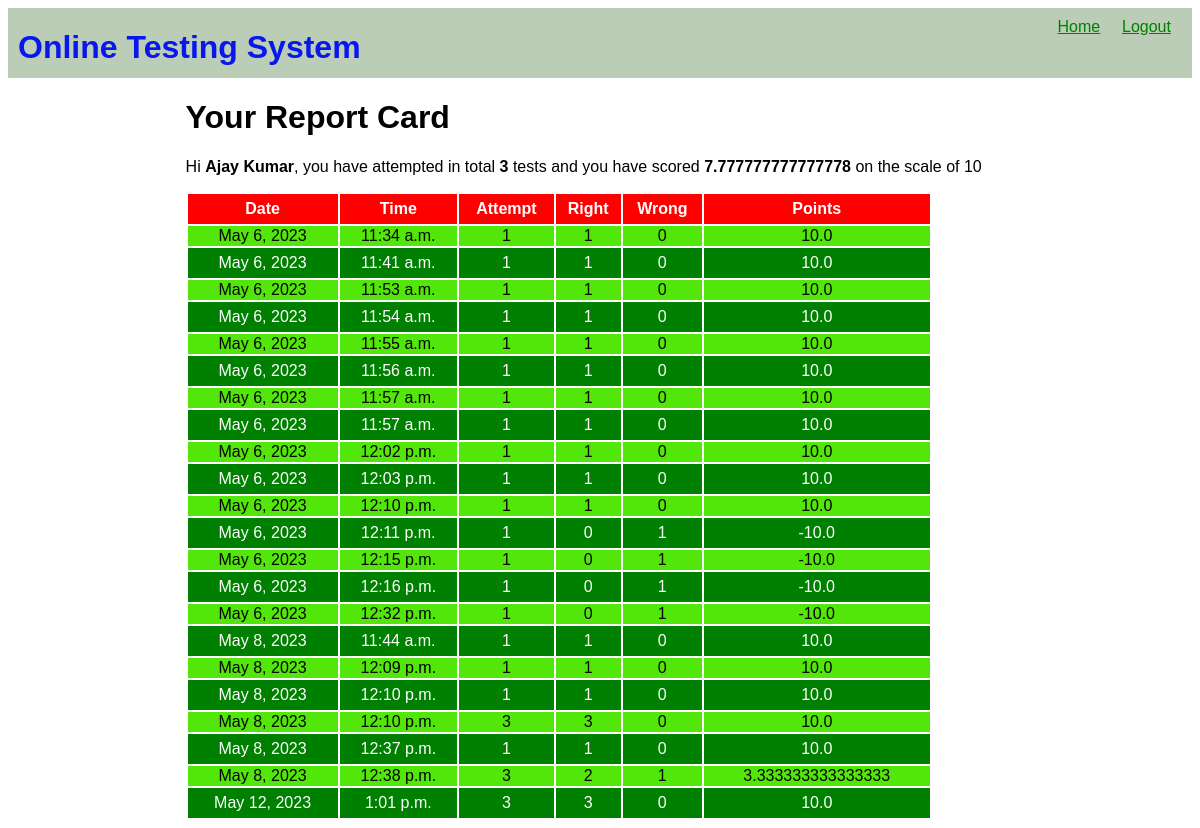
Screenshot of /OTS/test-history (signed in) with the database file from the repository.
### OTS/models.py (models this page shows)
class Candidate(models.Model):
    username= models.CharField(primary_key=True,max_length=20)
    password=models.CharField(null=False,max_length=20)
    name=models.CharField(null=False,max_length=30)
    test_attempted=models.IntegerField(default=0)
    points=models.FloatField(default=0.0)

class Result(models.Model):
    resultid=models.BigAutoField(primary_key=True,auto_created=True)
    username=models.ForeignKey(Candidate,on_delete=models.CASCADE)
    date=models.DateField(auto_now=True)
    time=models.TimeField(auto_now=True)
    attempt=models.IntegerField()
    right=models.IntegerField()
    wrong=models.IntegerField()
    points=models.FloatField()

### OTS/views.py (the view)
# urls.py: path('test-history',testResultHistory,name='testHistory'),
def testResultHistory(request):
    if 'name' not in request.session.keys():
        res=HttpResponseRedirect("login")
    candidate=Candidate.objects.filter(username=request.session['username'])
    results=Result.objects.filter(username_id=candidate[0].username)
    context={'candidate':candidate[0],'results':results}
    res=render(request,'candidate_history.html',context)
    return res

### OTS/templates/candidate_history.html (shortened to what this page needs)
{% extends 'main.html' %}
{% block top %}
<a href="{% url 'OTS:home' %}">Home</a>
<a href="{% url 'OTS:logout' %}">Logout</a>
 {% endblock %}
 {% block content %}
 <h1> Your Report Card</h1>
 <p>Hi <span class="special">{{candidate.name}}</span>,
    you have attempted in total <span class="special">{{candidate.test_attempted}}</span> tests and you have scored <span class="special">{{candidate.points}}</span>
    on the scale of 10</p>
 <table>
    <tr>
        <th>Date</th>
        <th>Time</th>
        <th>Attempt</th>
        <th>Right</th>
        <th>Wrong</th>
        <th>Points</th>
    </tr>
    {% for r in results  %}
    <tr>
        <td>{{r.date}}</td>
        <td>{{r.time}}</td>
        <td>{{r.attempt}}</td>
        <td>{{r.right}}</td>
        <td>{{r.wrong}}</td>
        <td>{{r.points}}</td>
    </tr>
    {% endfor %}
 </table>
 {% endblock %}

### OTS/templates/main.html (shortened to what this page needs)
<!DOCTYPE html>
{% load static %}
<html lang="en">
<head>
    <link rel="stylesheet" href="{% static 'theme.css' %}">
    <link rel="stylesheet" href="{% static 'formstyle.css' %}">
    <link rel="stylesheet" href="{% static 'buttonstyle.css' %}">
</head>
<body>
    <div class="top">
        <div class="sitename"><h1> Online Testing System</h1> </div>
        <div class="menu">
            {% block top %}{% endblock %}
        </div>
    </div>
    <div class="content">
        {% block content %}{% endblock %}
    </div>
</body>
</html>

### OTS/static/theme.css (style rules this page uses)
* { font-family:'Gill Sans', 'Gill Sans MT', Calibri, 'Trebuchet MS', sans-serif }
.top { height:50px; background-color: #1d570c4c; margin-bottom: 20px; padding:10px; }
.top div.sitename { display: inline-block; color: #0817ed; position: relative; top: -10px; }
.top div.menu { float:right; }
.top div.menu a { color:green; display:inline-block; min-width: 50px; margin-right: 10px; }
.content { width:70%; margin-left:auto; margin-right:auto; }
table { width:90%; }
table tr:nth-child(odd) { background-color: green; color: white; height:30px; }
table tr:nth-child(even) { background-color: rgb(83, 230, 10); }
table tr:first-child { background-color: red; }
table td { text-align: center; }
span.special { color:black; font-weight:bold; }

### rows the page displays
Candidate: name "Ajay Kumar", test_attempted "3", points "7.777777777777778"
Result: date "May 6, 2023", time "11:34 a.m.", attempt "1", right "1", wrong "0", points "10.0"
Result: date "May 6, 2023", time "11:41 a.m.", attempt "1", right "1", wrong "0", points "10.0"
Result: date "May 6, 2023", time "11:53 a.m.", attempt "1", right "1", wrong "0", points "10.0"
Result: date "May 6, 2023", time "11:54 a.m.", attempt "1", right "1", wrong "0", points "10.0"
Result: date "May 6, 2023", time "11:55 a.m.", attempt "1", right "1", wrong "0", points "10.0"
Result: date "May 6, 2023", time "11:56 a.m.", attempt "1", right "1", wrong "0", points "10.0"
Result: date "May 6, 2023", time "11:57 a.m.", attempt "1", right "1", wrong "0", points "10.0"
Result: date "May 6, 2023", time "11:57 a.m.", attempt "1", right "1", wrong "0", points "10.0"
Result: date "May 6, 2023", time "12:02 p.m.", attempt "1", right "1", wrong "0", points "10.0"
Result: date "May 6, 2023", time "12:03 p.m.", attempt "1", right "1", wrong "0", points "10.0"
Result: date "May 6, 2023", time "12:10 p.m.", attempt "1", right "1", wrong "0", points "10.0"
Result: date "May 6, 2023", time "12:11 p.m.", attempt "1", right "0", wrong "1", points "-10.0"
Result: date "May 6, 2023", time "12:15 p.m.", attempt "1", right "0", wrong "1", points "-10.0"
Result: date "May 6, 2023", time "12:16 p.m.", attempt "1", right "0", wrong "1", points "-10.0"
Result: date "May 6, 2023", time "12:32 p.m.", attempt "1", right "0", wrong "1", points "-10.0"
Result: date "May 8, 2023", time "11:44 a.m.", attempt "1", right "1", wrong "0", points "10.0"
Result: date "May 8, 2023", time "12:09 p.m.", attempt "1", right "1", wrong "0", points "10.0"
Result: date "May 8, 2023", time "12:10 p.m.", attempt "1", right "1", wrong "0", points "10.0"
Result: date "May 8, 2023", time "12:10 p.m.", attempt "3", right "3", wrong "0", points "10.0"
Result: date "May 8, 2023", time "12:37 p.m.", attempt "1", right "1", wrong "0", points "10.0"
Result: date "May 8, 2023", time "12:38 p.m.", attempt "3", right "2", wrong "1", points "3.333333333333333"
Result: date "May 12, 2023", time "1:01 p.m.", attempt "3", right "3", wrong "0", points "10.0"
